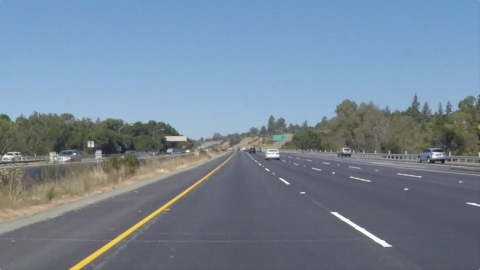
#> input picture Line Tracking/Image/hsvhsl.png, 480 x 270 px, found by its file name
$ jupyter execute LineTracking.ipynb
#> lines starting #> are read from the running program, lines starting #| are printed output that depends on the picture; after the words box and inside, x2 and y2 are one past the last pixel; in counts of white or black regions, pixels touching at a corner belong together
[cell 1]
import cv2
import numpy as np
import matplotlib.pyplot as plt

[cell 2]
img = cv2.imread("C:\\Users\\canis\\hsvhsl.png")
#> img is the input picture: shape (270, 480, 3); mean B, G, R 150.9, 133.7, 116.6

[cell 3]
cv2.imshow("Orginal image", img)

[cell 4]
def convert(img, color):
#> called with color = 'hls'
    if color=="hsv":
        img=cv2.cvtColor(img, cv2.COLOR_BGR2HSV)
    elif color=="hls":
        img=cv2.cvtColor(img, cv2.COLOR_BGR2HLS)
#> img: shape (270, 480, 3); mean of channels 0, 1, 2 94.6, 134, 61.2
    elif color=="grayscale":
        img=cv2.cvtColor(img, cv2.COLOR_BGR2GRAY)
    return img

[cell 5]
hsl= convert(img, "hls")
hsv= convert(img, "hsv")
#> in convert (call 2), `img=cv2.cvtColor(img, cv2.COLOR_BGR2HSV)`: img: shape (270, 480, 3); mean H, S, V 94.7, 61.5, 155.1

# ORIGINAL IMAGE

## HSV

## HLS

## GRAY

[cell 6]
gray= convert(hsl, "grayscale")
#> call 3 of convert, with color = 'grayscale'
#> in convert (call 3), `img=cv2.cvtColor(img, cv2.COLOR_BGR2GRAY)`:
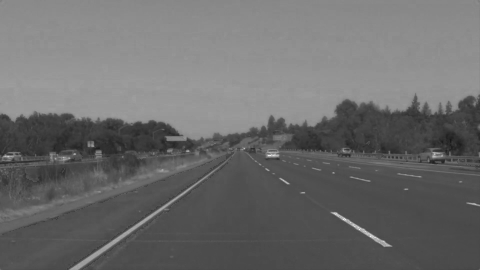
#> img: shape (270, 480); min 23, max 238, mean 107.8
plt.imshow(gray,"gray")

[cell 7]
size= (4,2)
blur= cv2.blur(gray,size)
plt.imshow(blur, "gray")

[cell 8]
height, widht= blur.shape
#> height = 270; widht = 480
can= cv2.Canny(gray,75,150)
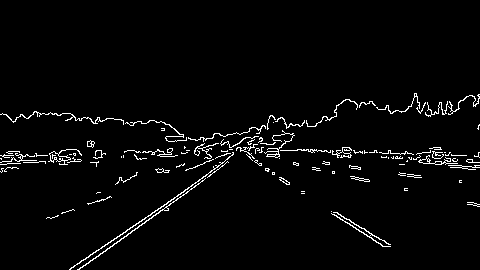
#> can: shape (270, 480); 2.9% white in thin lines or dots, all inside (x1, y1, x2, y2) = (0, 93, 480, 270)
canny= cv2.Canny(blur, 100,200)
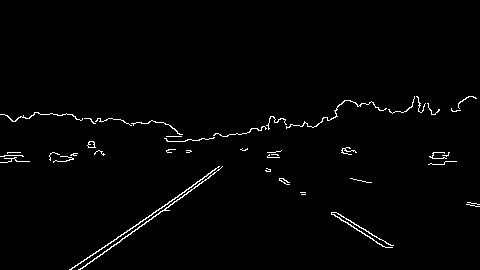
#> canny: shape (270, 480); 1.5% white in thin lines or dots, all inside (x1, y1, x2, y2) = (0, 96, 480, 270)
plt.imshow(canny,"gray")
edges= cv2.Canny(hsv, 70,150)
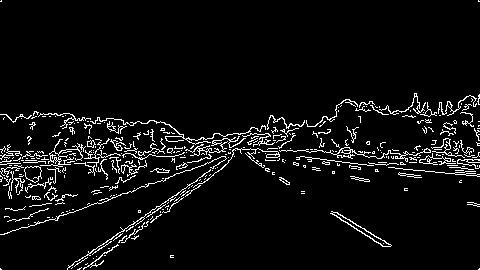
#> edges: shape (270, 480); 5.5% white in thin lines or dots

[cell 9]
slicedimg = edges[170:370, 1:400]
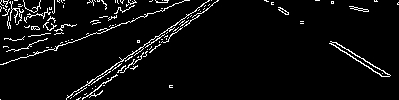
#> slicedimg: shape (100, 399); 4.8% white in thin lines or dots

[cell 10]
plt.imshow(slicedimg, "gray")

[cell 11]
plt.imshow(slicedimg,"gray")

[cell 12]
lines= cv2.HoughLinesP(slicedimg, 1, np.pi/180, 100 , maxLineGap=50)
#> lines = [[66, 98, 211, 0], [70, 98, 209, 4]]

[cell 13]
for line in lines:
    x1,x2,y1,y2= line[0]
    cv2.line(slicedimg,(x1,y1),(x2,y2), (255,0,0),5)
#> this loop made 2 passes
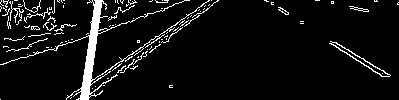
#> slicedimg: shape (100, 399); 6.7% white; 102 white regions (81 under 20 px), largest, box (x1, y1, x2, y2) and area: (0, 0, 210, 100) 1416, (329, 41, 391, 77) 184, (9, 1, 24, 25) 82

[cell 14]
plt.imshow(slicedimg,"gray")
cv2.waitKey(25)
#> Out = 27

$ run again, with Line Tracking/Image/2021-04-09_15-05-48.png copied over Line Tracking/Image/hsvhsl.png
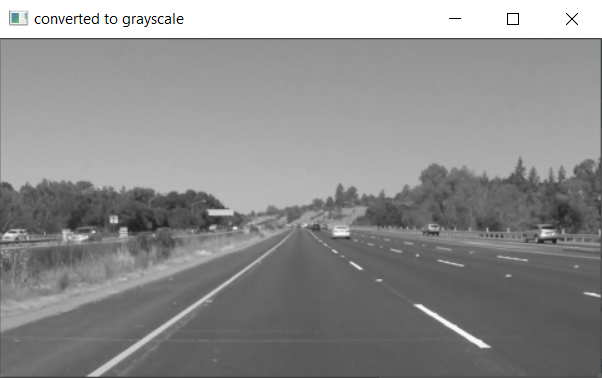
#> input picture Line Tracking/Image/2021-04-09_15-05-48.png, 602 x 378 px, found by its file name
#> img is the input picture: shape (378, 602, 3); mean B, G, R 141.8, 141.8, 141.8
#> `can= cv2.Canny(gray,75,150)`:
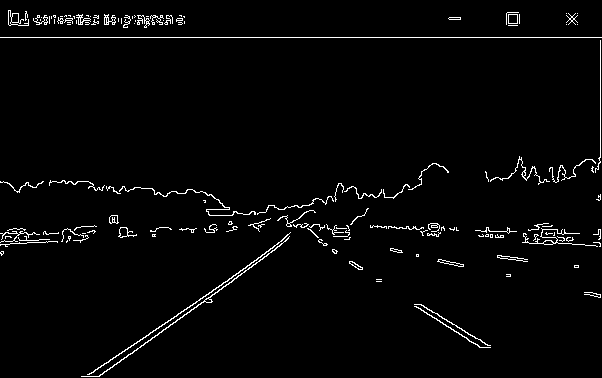
#> can: shape (378, 602); 2.4% white in thin lines or dots
#> canny: shape (378, 602); 0.98% white in thin lines or dots
#> edges: shape (378, 602); 4% white in thin lines or dots
#> lines = [[94, 199, 355, 23], [0, 162, 394, 26], [108, 199, 355, 20], [0, 63, 393, 56], [2, 64, 398, 57], [0, 71, 385, 58], [105, 193, 159, 156]]
#> the loop `for line in lines:` made 7 passes
#> after the loop `for line in lines:`:
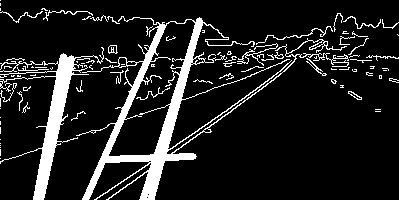
#> slicedimg: shape (200, 399); 12.5% white; 90 white regions (54 under 20 px), largest, box (x1, y1, x2, y2) and area: (76, 16, 349, 200) 5671, (0, 47, 104, 200) 2482, (237, 43, 278, 66) 140
#> Out = 27
